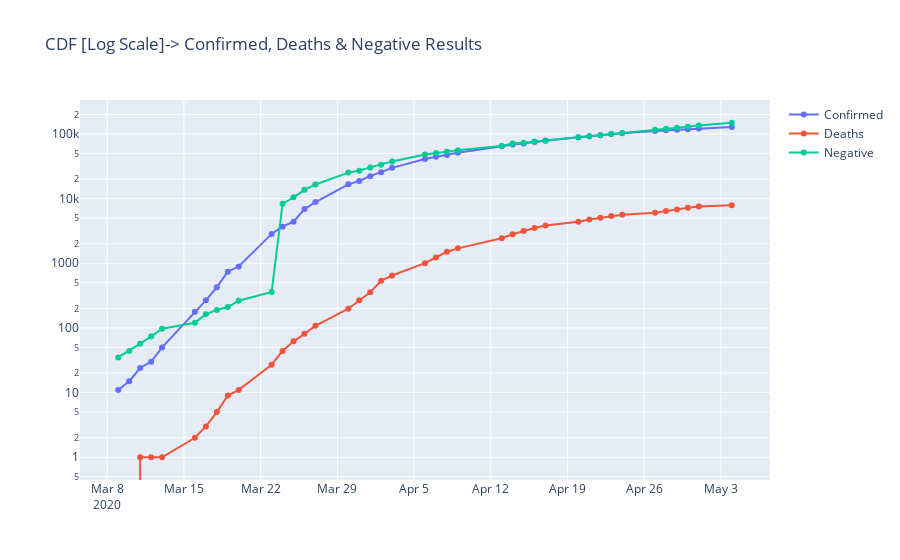

The notebook cell this image was saved under:
### Markdown cell above
###### Inference from above graph: we can clearly see that for confirmed and positive cases it follows a smooth curve with fluctuations while death is mostly uniform after certain number of days so its flat in nature

### Code cell
fig = go.Figure()
fig.add_trace(go.Scatter(x=comb_df['date'], y=comb_df['cumpositive'], 
                         mode='lines+markers', name='Confirmed'))
fig.add_trace(go.Scatter(x=comb_df['date'], y=comb_df['cumdeath'], 
                         mode='lines+markers', name='Deaths'))
fig.add_trace(go.Scatter(x=comb_df['date'], y=comb_df['cumnegative'], 
                         mode='lines+markers', name='Negative'))

fig.update_layout(
        xaxis_title="",
        yaxis_title="",
#         title = 'Cumulative -> Confirmed, Deaths & Negative Results'
        title = 'CDF [Log Scale]-> Confirmed, Deaths & Negative Results',
        yaxis_type="log"
    )
fig.show()

### Figure 1 — Plotly figure (JSON) as saved in the notebook; plotly's stock layout.template omitted (floating-point values rounded to 4 significant figures)
{"data": [{"mode": "lines+markers", "name": "Confirmed", "type": "scatter", "x": ["2020-03-09", "2020-03-10", "2020-03-11", "2020-03-12", "2020-03-13", "2020-03-16", "2020-03-17", "2020-03-18", "2020-03-19", "2020-03-20", "2020-03-23", "2020-03-24", "2020-03-25", "2020-03-26", "2020-03-27", "2020-03-30", "2020-03-31", "2020-04-01", "2020-04-02", "2020-04-03", "2020-04-06", "2020-04-07", "2020-04-08", "2020-04-09", "2020-04-13", "2020-04-14", "2020-04-15", "2020-04-16", "2020-04-17", "2020-04-20", "2020-04-21", "2020-04-22", "2020-04-23", "2020-04-24", "2020-04-27", "2020-04-28", "2020-04-29", "2020-04-30", "2020-05-01", "2020-05-04"], "y": [11, 15, 24, 30, 50, 178, 267, 427, 742, 890, 2844, 3675, 4402, 6876, 8825, 16636, 18696, 22255, 25590, 29895, 41090, 44416, 47437, 51027, 64584, 68824, 71030, 75317, 78467, 88806, 92387, 95865, 99989, 102196, 111188, 113856, 116264, 118652, 121190, 128269]}, {"mode": "lines+markers", "name": "Deaths", "type": "scatter", "x": ["2020-03-09", "2020-03-10", "2020-03-11", "2020-03-12", "2020-03-13", "2020-03-16", "2020-03-17", "2020-03-18", "2020-03-19", "2020-03-20", "2020-03-23", "2020-03-24", "2020-03-25", "2020-03-26", "2020-03-27", "2020-03-30", "2020-03-31", "2020-04-01", "2020-04-02", "2020-04-03", "2020-04-06", "2020-04-07", "2020-04-08", "2020-04-09", "2020-04-13", "2020-04-14", "2020-04-15", "2020-04-16", "2020-04-17", "2020-04-20", "2020-04-21", "2020-04-22", "2020-04-23", "2020-04-24", "2020-04-27", "2020-04-28", "2020-04-29", "2020-04-30", "2020-05-01", "2020-05-04"], "y": [0, 0, 1, 1, 1, 2, 3, 5, 9, 11, 27, 44, 62, 81, 108, 198, 267, 355, 537, 646, 1003, 1232, 1504, 1700, 2443, 2805, 3156, 3518, 3840, 4377, 4753, 5063, 5368, 5617, 6044, 6442, 6770, 7228, 7538, 7910]}, {"mode": "lines+markers", "name": "Negative", "type": "scatter", "x": ["2020-03-09", "2020-03-10", "2020-03-11", "2020-03-12", "2020-03-13", "2020-03-16", "2020-03-17", "2020-03-18", "2020-03-19", "2020-03-20", "2020-03-23", "2020-03-24", "2020-03-25", "2020-03-26", "2020-03-27", "2020-03-30", "2020-03-31", "2020-04-01", "2020-04-02", "2020-04-03", "2020-04-06", "2020-04-07", "2020-04-08", "2020-04-09", "2020-04-13", "2020-04-14", "2020-04-15", "2020-04-16", "2020-04-17", "2020-04-20", "2020-04-21", "2020-04-22", "2020-04-23", "2020-04-24", "2020-04-27", "2020-04-28", "2020-04-29", "2020-04-30", "2020-05-01", "2020-05-04"], "y": [35, 44, 57, 74, 97, 120, 163, 190, 210, 264, 359, 8325, 10452, 13661, 16547, 25224, 27077, 30387, 33520, 37608, 47942, 50558, 52979, 56165, 64885, 70950, 72991, 76513, 78982, 89251, 92439, 95794, 100159, 103766, 116587, 120503, 125054, 129266, 135355, 148951]}], "layout": {"title": {"text": "CDF [Log Scale]-> Confirmed, Deaths & Negative Results"}, "xaxis": {"title": {"text": ""}}, "yaxis": {"title": {"text": ""}, "type": "log"}}}
